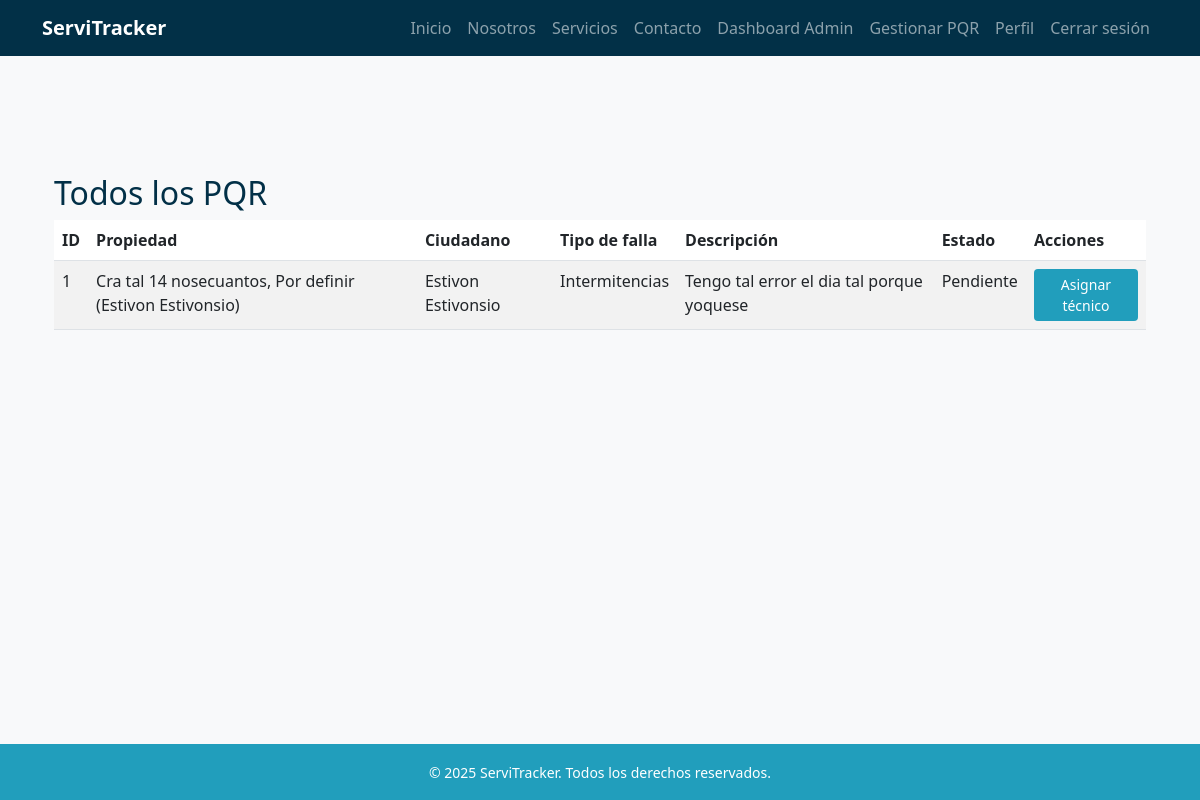
The app's page /pqr/admin/ (signed in), older data.
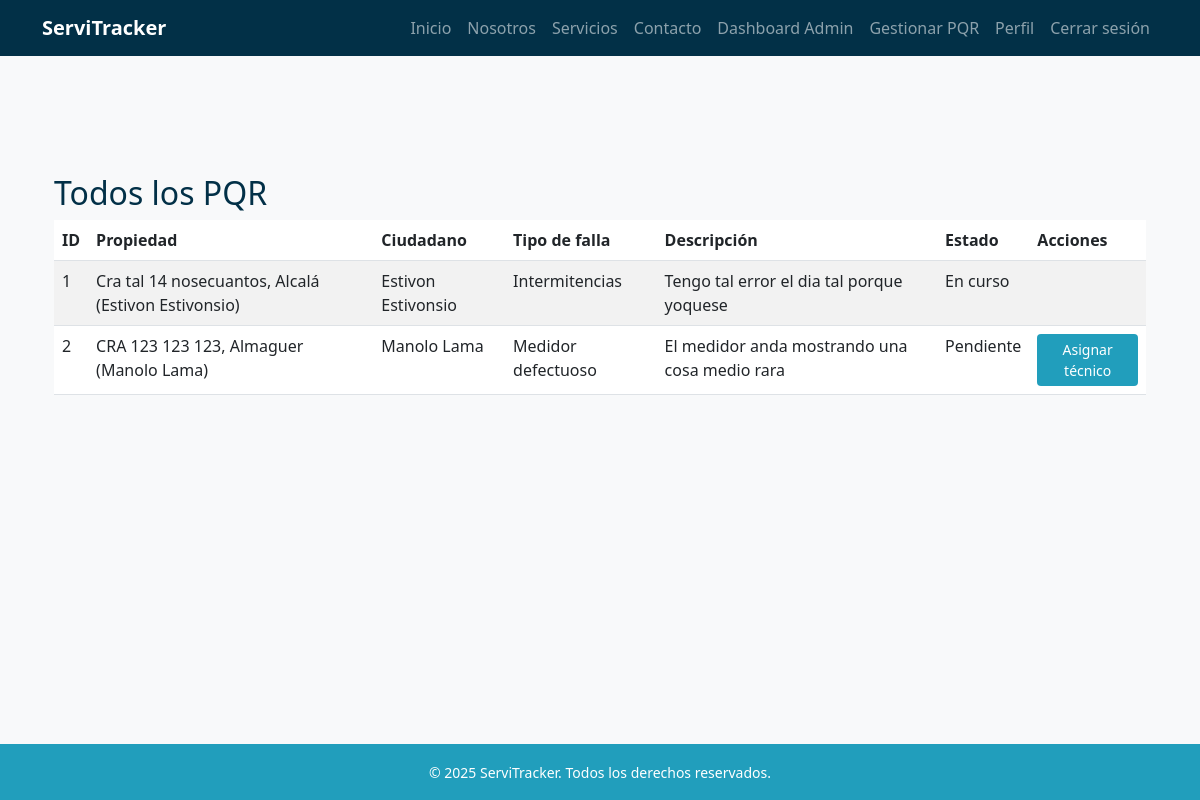
The same page, newer data.
### pqr/models.py (models this page shows, shortened)
class PQR(models.Model):
    ciudadano = models.ForeignKey(
        settings.AUTH_USER_MODEL,
        on_delete=models.SET_NULL,
        null=True,
        blank=True,
        related_name="pqrs_ciudadano"
    )
    propiedad = models.ForeignKey(
        Propiedad,
        on_delete=models.SET_NULL,
        null=True,
        blank=True
    )
    tipo_falla = models.ForeignKey(
        TipoFalla,
        on_delete=models.PROTECT
    )
    descripcion = models.TextField()
    estado = models.ForeignKey(
        EstadoPQR,
        on_delete=models.PROTECT
    )
    tecnico_asignado = models.ForeignKey(
        settings.AUTH_USER_MODEL,
        on_delete=models.SET_NULL,
        null=True,
        blank=True,
        related_name="pqrs_tecnico"
    )
    fecha_creacion = models.DateTimeField(auto_now_add=True)
    fecha_actualizacion = models.DateTimeField(auto_now=True)
    def actualizar_estado_urgencia(self):
        if self.estado.nombre == "Pendiente":
            dias = (timezone.now() - self.fecha_creacion).days
            if dias >= 7:
                urgente = EstadoPQR.objects.get(nombre="Muy urgente")
                self.estado = urgente
                self.save()
            elif dias >= 3:
                urgente = EstadoPQR.objects.get(nombre="Urgente")
                self.estado = urgente
                self.save()

class TipoFalla(models.Model):
    nombre = models.CharField(max_length=100)
    def __str__(self):
        return self.nombre

class EstadoPQR(models.Model):
    nombre = models.CharField(max_length=50)

### propiedades/models.py (models this page shows)
class Propiedad(models.Model):
    usuario = models.ForeignKey(
        settings.AUTH_USER_MODEL,
        on_delete=models.CASCADE,
        related_name='propiedades'
    )
    departamento = models.CharField(max_length=100)
    ciudad = models.CharField(max_length=100)
    direccion = models.CharField(max_length=200)
    activa = models.BooleanField(default=True)
    def __str__(self):
        nombre = self.usuario.get_full_name() if hasattr(self.usuario, 'get_full_name') else str(self.usuario)
        return f"{self.direccion}, {self.ciudad} ({nombre})"

### usuarios/models.py (models this page shows)
class Usuario(AbstractBaseUser, PermissionsMixin):
    ROLES = [
        ("administrador", "Administrador"),
        ("agente", "Agente"),
        ("tecnico", "Técnico"),
        ("ciudadano", "Ciudadano"),
    ]
    documento = models.CharField(max_length=20, unique=True)
    email = models.EmailField(blank=True, null=True)
    nombres = models.CharField(max_length=100, blank=True, null=True)
    apellidos = models.CharField(max_length=100, blank=True, null=True)
    rol = models.CharField(max_length=20, choices=ROLES, default="ciudadano")
    especialidad = models.ForeignKey(Especialidad, on_delete=models.SET_NULL, null=True, blank=True)
    is_active = models.BooleanField(default=True)
    is_staff = models.BooleanField(default=False)
    date_joined = models.DateTimeField(auto_now_add=True)
    objects = UsuarioManager()
    USERNAME_FIELD = "documento"
    REQUIRED_FIELDS = []  # puedes agregar 'email' si quieres que sea obligatorio
    def __str__(self):
        return self.get_public_name()
    def get_full_name(self):
        nombre = (self.nombres or "").strip()
        apellido = (self.apellidos or "").strip()
        full = f"{nombre} {apellido}".strip()
        return full or ""
    def get_public_name(self):
        return self.get_full_name() or "Usuario"

### pqr/views.py (the view)
# urls.py: path('admin/', views.lista_pqr_admin, name='lista_pqr_admin'),        # Admin/Agente: todos los PQR
@user_passes_test(lambda u: u.rol in ["agente", "administrador"])
def lista_pqr_admin(request):
    pqr_list = PQR.objects.all()
    for pqr in pqr_list:
        pqr.actualizar_estado_urgencia()
    return render(request, 'pqr/lista.html', {'pqr_list': pqr_list})

### templates/pqr/lista.html (shortened to what this page needs)
{% extends 'base.html' %}
{% block content %}
<div class="container my-5">
    <h2 class="text-blue-dark">Todos los PQR</h2>
    <table class="table table-striped">
        <thead>
            <tr>
                <th>ID</th>
                <th>Propiedad</th>
                <th>Ciudadano</th>
                <th>Tipo de falla</th>
                <th>Descripción</th>
                <th>Estado</th>
                <th>Acciones</th>
            </tr>
        </thead>
        <tbody>
            {% for pqr in pqr_list %}
            <tr>
                <td>{{ pqr.id }}</td>
                <td>{{ pqr.propiedad }}</td>
                <td>{{ pqr.ciudadano }}</td>
                <td>{{ pqr.tipo_falla }}</td>
                <td>{{ pqr.descripcion }}</td>
                <td>{{ pqr.estado.nombre }}</td>
                <td>
                    {% if pqr.estado.nombre == "Pendiente" %}
                        <a href="{% url 'asignar_tecnico' pqr.pk %}" class="btn btn-sm btn-blue-mid">Asignar técnico</a>
                    {% endif %}
                </td>
            </tr>
            {% empty %}
            <tr><td colspan="7">No hay PQR registrados.</td></tr>
            {% endfor %}
        </tbody>
    </table>
</div>
{% endblock %}

Row changes from the older to the newer data that the page shows:
changed PQR "Tengo tal error el dia tal porque yoquese": propiedad "Cra tal 14 nosecuantos, Por definir (Estivon Estivonsio)" → "Cra tal 14 nosecuantos, Alcalá (Estivon Estivonsio)"; estado.nombre "Pendiente" → "En curso"; no longer shows "Asignar técnico"
added PQR: id "2", propiedad "CRA 123 123 123, Almaguer (Manolo Lama)", ciudadano "Manolo Lama", tipo_falla "Medidor defectuoso", descripcion "El medidor anda mostrando una cosa medio rara", estado.nombre "Pendiente", shows "Asignar técnico"
